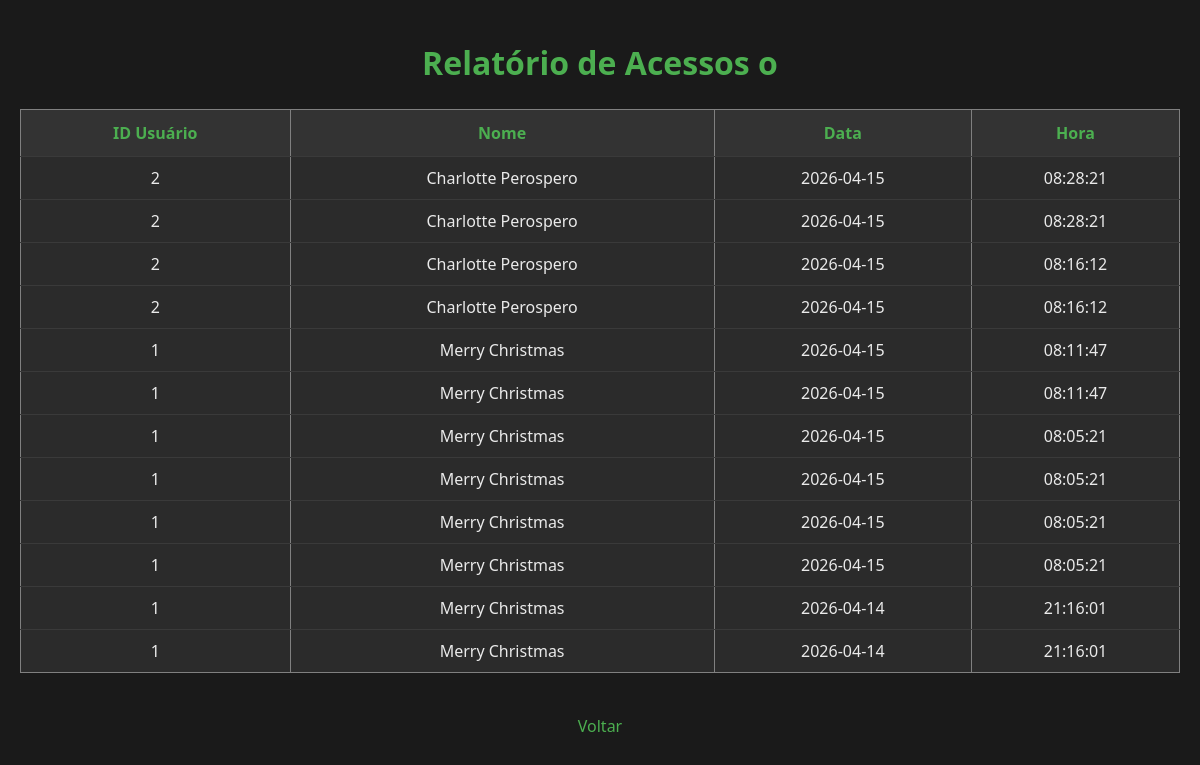
Page /relatorio (signed in) on the committed database.
### tables this page shows
CREATE TABLE relatorio (
    id INTEGER PRIMARY KEY AUTOINCREMENT,
    usuario_id INTEGER NOT NULL,
    nome_usuario TEXT NOT NULL,
    data DATE DEFAULT (DATE('now','localtime')),
    hora TIME DEFAULT (TIME('now','localtime')),
    FOREIGN KEY(usuario_id) REFERENCES usuario(id)
);

### app.py (the view)
@app.route('/relatorio')
def relatorio():
    if 'usuario_id' not in session:
        return redirect('/')
    dados = listar_relatorios()
    return render_template('relatorio.html', relatorios=dados)

### database.py (called while the page is built)
def conectar():
    conn = sqlite3.connect(DB_NAME)
    conn.row_factory = sqlite3.Row
    return conn

### models.py (called while the page is built)
def listar_relatorios():
    conn = conectar()
    cursor = conn.cursor()
    cursor.execute("SELECT * FROM relatorio ORDER BY id DESC")
    dados = cursor.fetchall()
    conn.close()
    return dados

### templates/relatorio.html (shortened to what this page needs)
<!doctype html>
<html lang="pt-BR">
  <head>
    <link rel="stylesheet" href="{{ url_for('static', filename='css/listausersstyle.css') }}">
  </head>
  <body>
    <h1>Relatório de Acessos o</h1>
    <table border="1">
      <tr>
        <th>ID Usuário</th>
        <th>Nome</th>
        <th>Data</th>
        <th>Hora</th>
      </tr>
      {% for r in relatorios %}
      <tr>
        <td>{{ r.usuario_id }}</td>
        <td>{{ r.nome_usuario }}</td>
        <td>{{ r.data }}</td>
        <td>{{ r.hora }}</td>
      </tr>
      {% endfor %}
    </table>
    <br>
    <a href="/menuusuarios">Voltar</a>
  </body>
</html>

### static/css/listausersstyle.css (style rules this page uses)
body { margin: 0; padding: 20px; font-family: 'Segoe UI', Tahoma, Geneva, Verdana, sans-serif; background: #1a1a1a; color: #eaeaea; }
h1 { text-align: center; color: #4caf50; margin-bottom: 25px; }
table { width: 100%; border-collapse: collapse; background: #2b2b2b; }
th { background: #333; color: #4caf50; padding: 12px; }
td { padding: 10px; text-align: center; border-top: 1px solid #3a3a3a; }
a { display: block; margin-top: 20px; text-align: center; color: #4caf50; text-decoration: none; }

### rows in the picture
relatorio: usuario_id "2", nome_usuario "Charlotte Perospero", data "2026-04-15", hora "08:28:21"
relatorio: usuario_id "2", nome_usuario "Charlotte Perospero", data "2026-04-15", hora "08:28:21"
relatorio: usuario_id "2", nome_usuario "Charlotte Perospero", data "2026-04-15", hora "08:16:12"
relatorio: usuario_id "2", nome_usuario "Charlotte Perospero", data "2026-04-15", hora "08:16:12"
relatorio: usuario_id "1", nome_usuario "Merry Christmas", data "2026-04-15", hora "08:11:47"
relatorio: usuario_id "1", nome_usuario "Merry Christmas", data "2026-04-15", hora "08:11:47"
relatorio: usuario_id "1", nome_usuario "Merry Christmas", data "2026-04-15", hora "08:05:21"
relatorio: usuario_id "1", nome_usuario "Merry Christmas", data "2026-04-15", hora "08:05:21"
relatorio: usuario_id "1", nome_usuario "Merry Christmas", data "2026-04-15", hora "08:05:21"
relatorio: usuario_id "1", nome_usuario "Merry Christmas", data "2026-04-15", hora "08:05:21"
relatorio: usuario_id "1", nome_usuario "Merry Christmas", data "2026-04-14", hora "21:16:01"
relatorio: usuario_id "1", nome_usuario "Merry Christmas", data "2026-04-14", hora "21:16:01"
